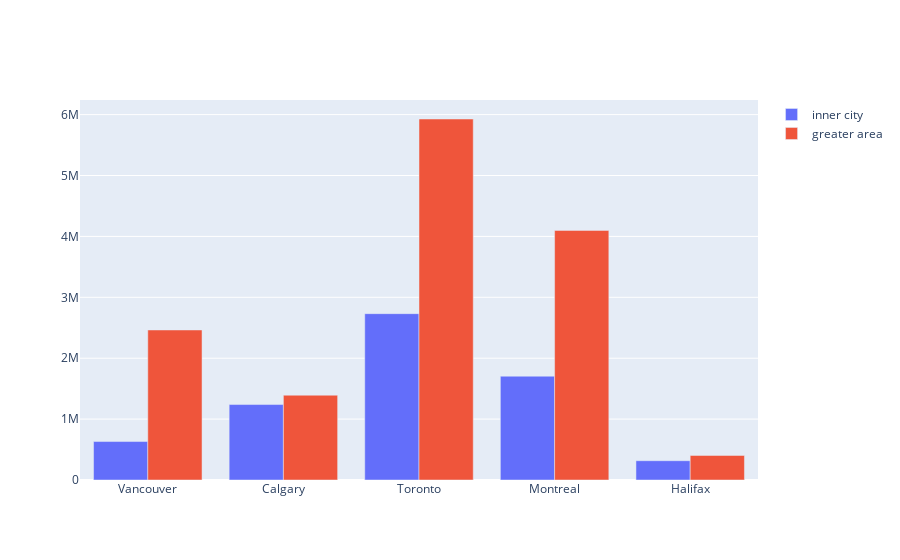

Here is the notebook cell this chart was saved with:
### Code cell
# Let’s plot inner city population vs. greater metro area for each city:


cities = ['Vancouver', 'Calgary', 'Toronto', 'Montreal', 'Halifax']
proper = [631486, 1239220, 2731571, 1704694, 316701]
metro = [2463431, 1392609, 5928040, 4098927, 403131]

bar1 = go.Bar(x=cities, y=proper, name='inner city')
bar2 = go.Bar(x=cities, y=metro, name='greater area')

plotly.offline.iplot([bar1,bar2])

### Figure 1 — Plotly figure (JSON) as saved in the notebook; plotly's stock layout.template omitted (floating-point values rounded to 4 significant figures)
{"data": [{"name": "inner city", "type": "bar", "x": ["Vancouver", "Calgary", "Toronto", "Montreal", "Halifax"], "y": [631486, 1239220, 2731571, 1704694, 316701]}, {"name": "greater area", "type": "bar", "x": ["Vancouver", "Calgary", "Toronto", "Montreal", "Halifax"], "y": [2463431, 1392609, 5928040, 4098927, 403131]}], "layout": {}}
